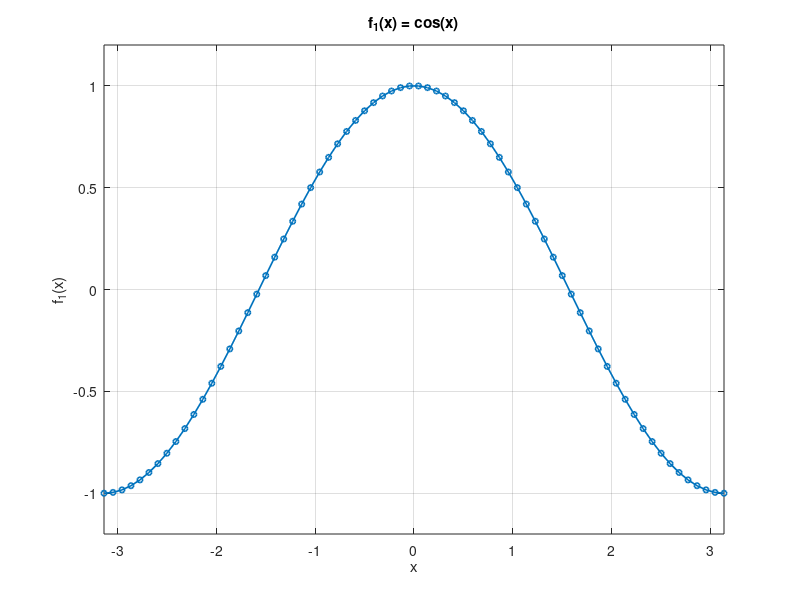
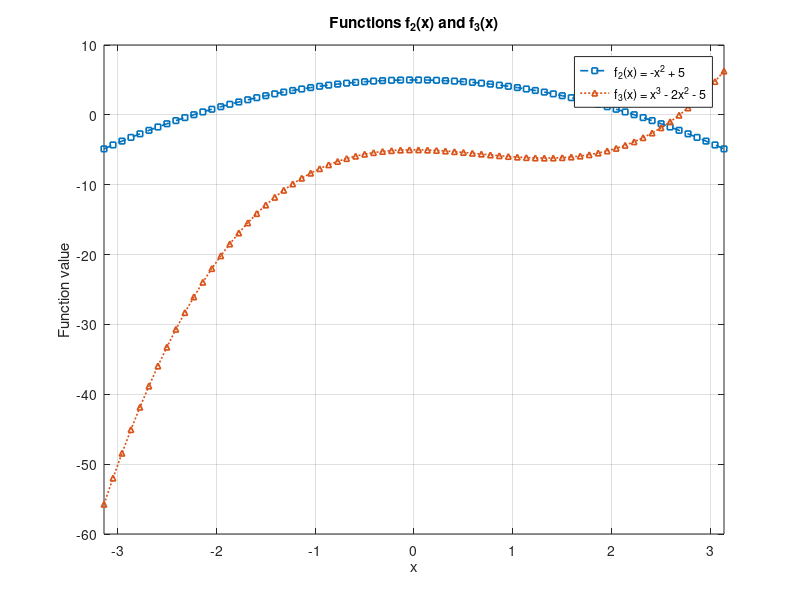
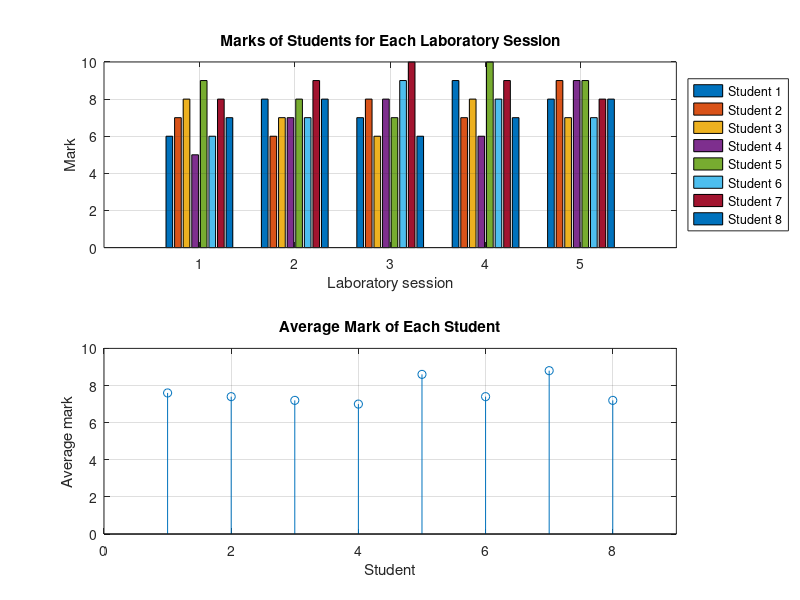
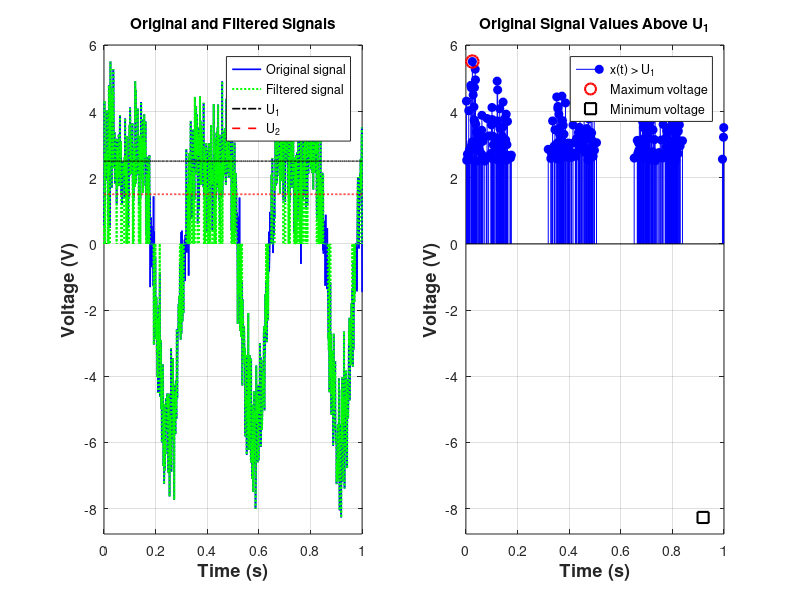

Write MATLAB code to recreate these figures, in order.

% Arseniy Kaurdakou, EDIfu-25/2, 2026.09.21
% Laboratory Work 3

clear;
clc;
close all;

%% 1. Creating 2-D graphs

x = linspace(-pi, pi, 70);

f1 = cos(x);
f2 = -x.^2 + 5;
f3 = x.^3 - 2*x.^2 - 5;

figure;

plot(x, f1, '-o', ...
    'LineWidth', 1.2, ...
    'MarkerSize', 4);

xlabel('x');
ylabel('f_1(x)');
title('f_1(x) = cos(x)');

grid on;
axis([-pi pi -1.2 1.2]);

figure;

plot(x, f2, '--s', ...
    'LineWidth', 1.2, ...
    'MarkerSize', 4);

hold on;

plot(x, f3, ':^', ...
    'LineWidth', 1.2, ...
    'MarkerSize', 4);

xlabel('x');
ylabel('Function value');
title('Functions f_2(x) and f_3(x)');

legend('f_2(x) = -x^2 + 5', ...
       'f_3(x) = x^3 - 2x^2 - 5', ...
       'Location', 'best');

grid on;
axis([-pi pi -60 10]);

hold off;


%% 2. Preparation of specialized plots

marks = [ ...
    6 8 7 9 8;
    7 6 8 7 9;
    8 7 6 8 7;
    5 7 8 6 9;
    9 8 7 10 9;
    6 7 9 8 7;
    8 9 10 9 8;
    7 8 6 7 8];

students = {'Student 1', 'Student 2', 'Student 3', 'Student 4', ...
            'Student 5', 'Student 6', 'Student 7', 'Student 8'};

average_mark = marks * ones(5,1) / 5;

figure;

subplot(2,1,1);

bar(marks');

xlabel('Laboratory session');
ylabel('Mark');
title('Marks of Students for Each Laboratory Session');

axis([0 6 0 10]);
grid on;

legend(students, 'Location', 'eastoutside');

subplot(2,1,2);

stem(1:8, average_mark, 'o');

xlabel('Student');
ylabel('Average mark');
title('Average Mark of Each Student');

axis([0 9 0 10]);
grid on;


%% 3. Practical application

A = 4;
f = 3;
sigma = 1;
U1 = 2.5;
U2 = 1.5;

t = 0:0.001:1;

s = A*sin(2*pi*f*t) + 0.5*A*cos(4*pi*f*t);

n = sigma*randn(size(t));

x = s + n;

selected = x(x > U1);

filtered = x;
filtered(abs(filtered) < U2) = 0;

number_filtered = length(filtered);
number_selected = length(selected);

min_filtered = min(filtered);
max_filtered = max(filtered);

disp('Selected samples:');
disp(selected);

fprintf('Number of samples in filtered signal: %d\n', ...
    number_filtered);

fprintf('Number of samples exceeding U1: %d\n', ...
    number_selected);

fprintf('Minimum value of filtered signal: %.4f V\n', ...
    min_filtered);

fprintf('Maximum value of filtered signal: %.4f V\n', ...
    max_filtered);


figure;

subplot(1,2,1);

plot(t, x, 'b-', 'LineWidth', 1.2);
hold on;

plot(t, filtered, 'g:', 'LineWidth', 1.5);

plot(t, U1*ones(size(t)), 'k-.', 'LineWidth', 1.2);

plot(t, U2*ones(size(t)), 'r--', 'LineWidth', 1.2);

xlabel('Time (s)', 'FontWeight', 'bold', 'FontSize', 13);
ylabel('Voltage (V)', 'FontWeight', 'bold', 'FontSize', 13);

title('Original and Filtered Signals');

legend('Original signal', ...
       'Filtered signal', ...
       'U_1', ...
       'U_2', ...
       'Location', 'best');

grid on;

axis([min(t) max(t) ...
      min([x filtered U1 U2])-0.5 ...
      max([x filtered U1 U2])+0.5]);

hold off;


% Second subplot
subplot(1,2,2);

idx = x > U1;

stem(t(idx), x(idx), 'b', 'filled');

hold on;

max_value = max(x);
min_value = min(x);

max_idx = x == max_value;
min_idx = x == min_value;

plot(t(max_idx), x(max_idx), 'ro', ...
    'MarkerSize', 9, ...
    'LineWidth', 1.5);

plot(t(min_idx), x(min_idx), 'ks', ...
    'MarkerSize', 8, ...
    'LineWidth', 1.5);

xlabel('Time (s)', 'FontWeight', 'bold', 'FontSize', 13);
ylabel('Voltage (V)', 'FontWeight', 'bold', 'FontSize', 13);

title('Original Signal Values Above U_1');

legend('x(t) > U_1', ...
       'Maximum voltage', ...
       'Minimum voltage', ...
       'Location', 'best');

grid on;

axis([min(t) max(t) ...
      min(x)-0.5 max(x)+0.5]);

hold off;


%% 4. Additional task

clear;
clc;

A = [0 1 0 2 3 0 4;
     0 0 0 0 0 0 0;
     0 5 0 6 7 0 8;
     0 9 0 1 2 0 3;
     0 0 0 0 0 0 0;
     0 4 0 5 6 0 7];

disp('Original matrix A:');
disp(A);

rows = any(A ~= 0, 2);

cols = any(A ~= 0, 1);

B = A(rows, cols);

disp('Matrix B after removing zero-only rows and columns:');
disp(B);
